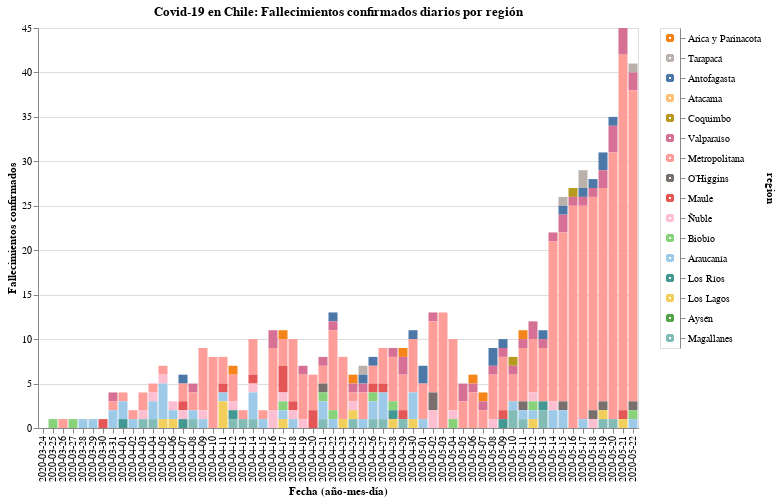

Notebook source saved alongside this figure:
### Code cell
#hide_input

input_dropdown = alt.binding_select(options=new_data['region'].unique())
selection1 = alt.selection_single(fields=['region'], bind=input_dropdown, name=' ')
selection2 = alt.selection_multi(fields=['region'], on='mouseover')

color = alt.condition(selection1 | selection2,
                    alt.Color('region:N', scale=alt.Scale(scheme='tableau20'), legend=None),
                    alt.value('lightgray'))

bars = alt.Chart(new_data).mark_bar().encode(
    x=alt.X('date:O', axis=alt.Axis(title='Fecha (año-mes-día)')),
    y=alt.Y('fallecidos', axis=alt.Axis(title='Fallecimientos confirmados')),
    color=color,
    tooltip=['date', 'region', 'fallecidos'],
    order=alt.Order(
    # Sort the segments of the bars by this field
    'codigo region',
    sort='descending'
    )
    ).properties(
    title='Covid-19 en Chile: Fallecimientos confirmados diarios por región'
).add_selection(
    selection1, selection2
).transform_filter(
    selection1
)

legend = alt.Chart(new_data).mark_point().encode(
    y=alt.Y('region:N', axis=alt.Axis(orient='right'), sort=regiones),
    color=color
).add_selection(
    selection1, selection2
)

bars.properties(width=600, height=400) | legend

### Figure 1 — Vega-Lite specification as saved in the notebook (floating-point values rounded to 4 significant figures; data arrays with more than 128 entries replaced by an {"elided": "..."} marker saying what was removed)
{"config": {"view": {"continuousWidth": 400, "continuousHeight": 300}}, "hconcat": [{"mark": "bar", "encoding": {"color": {"condition": {"type": "nominal", "field": "region", "legend": null, "scale": {"scheme": "tableau20"}, "selection": {"or": [" ", "selector002"]}}, "value": "lightgray"}, "order": {"type": "quantitative", "field": "codigo region", "sort": "descending"}, "tooltip": [{"type": "nominal", "field": "date"}, {"type": "nominal", "field": "region"}, {"type": "quantitative", "field": "fallecidos"}], "x": {"type": "ordinal", "axis": {"title": "Fecha (año-mes-día)"}, "field": "date"}, "y": {"type": "quantitative", "axis": {"title": "Fallecimientos confirmados"}, "field": "fallecidos"}}, "height": 400, "selection": {" ": {"type": "single", "fields": ["region"], "bind": {"input": "select", "options": ["Arica y Parinacota", "Tarapacá", "Antofagasta", "Atacama", "Coquimbo", "Valparaíso", "Metropolitana", "O’Higgins", "Maule", "Ñuble", "Biobío", "Araucanía", "Los Ríos", "Los Lagos", "Aysén", "Magallanes"]}}, "selector002": {"type": "multi", "fields": ["region"], "on": "mouseover"}}, "title": "Covid-19 en Chile: Fallecimientos confirmados diarios por región", "transform": [{"filter": {"selection": " "}}], "width": 600}, {"mark": "point", "encoding": {"color": {"condition": {"type": "nominal", "field": "region", "legend": null, "scale": {"scheme": "tableau20"}, "selection": {"or": [" ", "selector002"]}}, "value": "lightgray"}, "y": {"type": "nominal", "axis": {"orient": "right"}, "field": "region", "sort": ["Arica y Parinacota", "Tarapacá", "Antofagasta", "Atacama", "Coquimbo", "Valparaíso", "Metropolitana", "O’Higgins", "Maule", "Ñuble", "Biobío", "Araucanía", "Los Ríos", "Los Lagos", "Aysén", "Magallanes"]}}, "selection": {" ": {"type": "single", "fields": ["region"], "bind": {"input": "select", "options": ["Arica y Parinacota", "Tarapacá", "Antofagasta", "Atacama", "Coquimbo", "Valparaíso", "Metropolitana", "O’Higgins", "Maule", "Ñuble", "Biobío", "Araucanía", "Los Ríos", "Los Lagos", "Aysén", "Magallanes"]}}, "selector002": {"type": "multi", "fields": ["region"], "on": "mouseover"}}}], "data": {"name": "data-415650dea65fbce8d81f55f62ea38838"}, "$schema": "https://vega.github.io/schema/vega-lite/v4.8.1.json", "datasets": {"data-415650dea65fbce8d81f55f62ea38838": {"elided": "960 records"}}}
